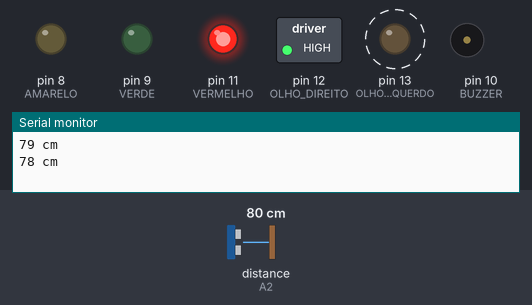
Bench run of a sketch on a simulated Arduino Uno, built with avr-gcc and run on an emulated ATmega328P. Parts: switched loads named in the sketch (green lamp = pin HIGH), output pins drawn as LEDs (lit = HIGH), buzzer (waves = sounding, pin HIGH), the last lines printed to the serial monitor. Wiring (inferred from the names in the program): ultrasonic range finder: trigger A1; echo A2. Dashed ring = blinking. Inputs (shaded band) come from the test bench; at power-on: distance to the obstacle (sensor on A2) 80 cm. The echo pulse lasts 58.3 µs per cm; pins used as bus, display or sensor lines are not drawn.

Above: at 1.7 s.
1.8 s: distance to the obstacle (sensor on A2) set to 120 cm
At 2.25 s:
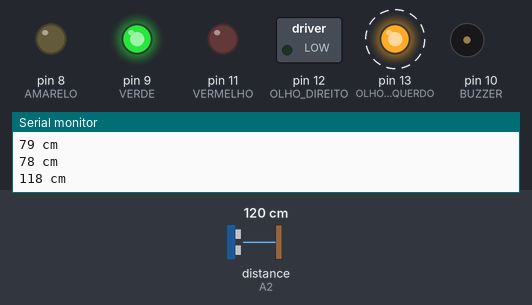
4.9 s: distance to the obstacle (sensor on A2) set to 108 cm
8.0 s: distance to the obstacle (sensor on A2) set to 100 cm
At 9.24 s:
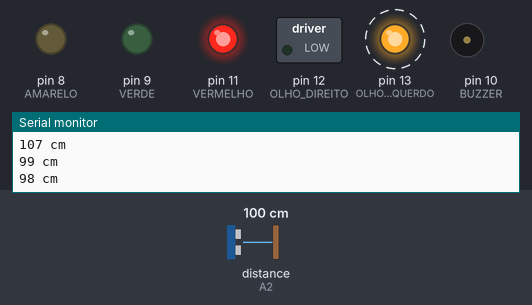
11.1 s: distance to the obstacle (sensor on A2) set to 250 cm
At 11.75 s:
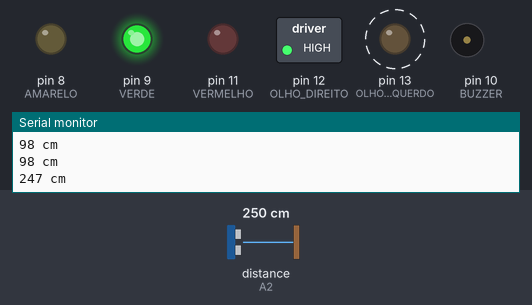
Timing chart, 0 to 15.2 s (numbered marks = the images above; inputs shaded):
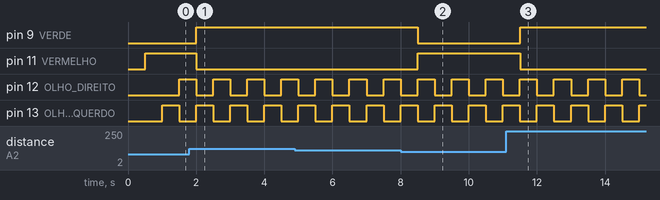

Measured:
- the behaviour switches between 103 and 102 cm on distance to the obstacle (sensor on A2) (found by bisection; images 1 and 2)
- after the input at 1.8 s, pin 9 (VERDE): LOW → HIGH after 0.21 s; pin 11 (VERMELHO): HIGH → LOW after 0.21 s
- after the input at 8.0 s, pin 9 (VERDE): HIGH → LOW after 0.51 s; pin 11 (VERMELHO): LOW → HIGH after 0.51 s
- after the input at 11.1 s, pin 9 (VERDE): LOW → HIGH after 0.41 s; pin 11 (VERMELHO): HIGH → LOW after 0.41 s
- by itself, pin 12 (OLHO_DIREITO), pin 13 (OLHO_ESQUERDO): alternates HIGH for 0.50 s and LOW for 0.50 s

The sketch:

sensor_ultrassonico_HC_SR04_sem_biblioteca.ino
```cpp
/* EXEMPLO DE CÓDIGO - SENSOR ULTRASSÔNICO SEM BIBLIOTECA
 * ARDUINO UNO
 * SENSOR HC-SR04
 * PLACA PL2 - First Robot - GBK ROBOTICS (https://gbkrobotics.wixsite.com/gbkrobotics/boards)
 * AUTOR: DANIEL RODRIGUES DE SOUSA 01/11/2022 */

//DEFINIÇÃO DOS PINOS DE I/O

//PINOS HC-SR04 PARA ENCAIXAR DIRETAMENTE NOS PINOS SEM PUXAR FIO
#define VCC_FAKE  A0
#define ECHO      A2
#define TRIGGER   A1
#define GND_FAKE  A3

//PINOS PLACA PL2 - First Robot ENCAIXADO DIRETAMENTE USANDO O GND COMO REFERÊNCIA
#define AMARELO       8
#define VERDE         9
#define BUZZER        10
#define VERMELHO      11
#define OLHO_DIREITO  12
#define OLHO_ESQUERDO 13

//definição cm ou pol
#define MEDIDA_CM

unsigned long int tempo_atual;   // temporizadores
unsigned long int tempo_500ms;
unsigned int distancia;

void setup() {

  pinMode(VERDE, OUTPUT);
  pinMode(AMARELO, OUTPUT);
  pinMode(VERMELHO, OUTPUT);

  pinMode(BUZZER, OUTPUT);
  pinMode(OLHO_ESQUERDO, OUTPUT);
  pinMode(OLHO_DIREITO, OUTPUT);

  pinMode(TRIGGER, OUTPUT);
  pinMode(ECHO, INPUT);
  pinMode(VCC_FAKE, OUTPUT);
  pinMode(GND_FAKE, OUTPUT);

  digitalWrite(GND_FAKE, LOW);
  digitalWrite(VCC_FAKE, HIGH);
  delay(500);

  Serial.begin(9600);

  //Inicializaçao da temporiração usando o metodo millis()
  tempo_500ms = millis();
}

void loop() {

  tempo_atual = millis();

  if ((tempo_atual - tempo_500ms) >= 500) //temporizaçao a cada 500ms
  {
    tempo_500ms = millis(); //recarrega temporizador
    digitalWrite(OLHO_ESQUERDO, !digitalRead(OLHO_ESQUERDO));
    digitalWrite(OLHO_DIREITO, !digitalRead(OLHO_ESQUERDO));

    distancia = le_sensor();
    Serial.print(distancia);

    #ifdef  MEDIDA_CM
      Serial.println(" cm");
    #elif
      Serial.println(" pol");
    #endif
  }

  if(distancia > 100)
  {
    digitalWrite(VERMELHO, LOW);
    digitalWrite(VERDE, HIGH);
  }
  else
  {
    digitalWrite(VERDE, LOW);
    digitalWrite(VERMELHO, HIGH);
  }
}

int le_sensor( void )
{
  long duracao;

  #ifdef  MEDIDA_CM
    int distanciaCm;
  #elif
    int distanciaPol;
  #endif

  digitalWrite(TRIGGER, LOW);
  delayMicroseconds(2);
  digitalWrite(TRIGGER, HIGH);
  delayMicroseconds(10);
  digitalWrite(TRIGGER, LOW);
  duracao = pulseIn(ECHO, HIGH);

  #ifdef  MEDIDA_CM
    distanciaCm = duracao*0.034/2;
    return( distanciaCm );
  #elif
    distanciaPol = duracao*0.0133/2;
    return( distanciaPol );
  #endif
}
```
